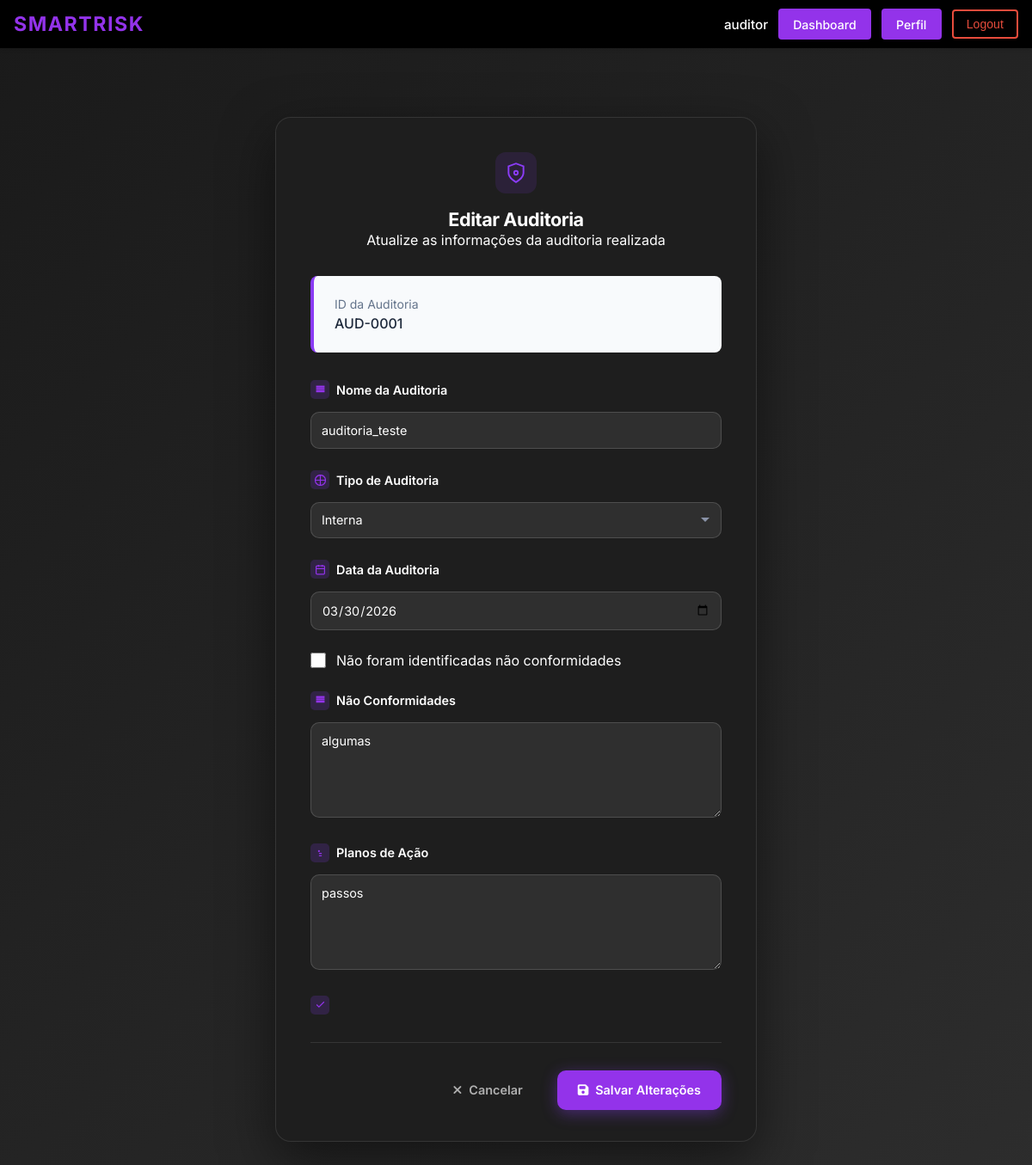
/editar_auditoria/1/ (signed in), run on the app's committed database.
### ismsapp/models.py (models this page shows, shortened)
class Auditoria(models.Model):
    class TipoAuditoria(models.TextChoices):
        INTERNA = "interna", "Interna"
        EXTERNA = "externa", "Externa"
    class StatusAuditoria(models.TextChoices):
        PENDENTE = "pendente", "Pendente"
        CONCLUIDA = "concluida", "Concluída"
    """Type of audit: internal or external."""
    tipo_auditoria = models.CharField(
        max_length=20,
        choices=TipoAuditoria.choices,
        help_text="Tipo de auditoria realizada: interna ou externa."
    )
    """Name or ID of the audit (e.g., 'AUD-2023-001')."""
    nome = models.CharField(
        max_length=255,
        help_text="Nome ou ID da auditoria (ex: 'AUD-2023-001')."
    )
    """Date when the audit was conducted."""
    data_auditoria = models.DateField(
        help_text="Data em que a auditoria foi realizada."
    )
    """Whether non-conformities were identified during the audit."""
    nao_conformidades_identificadas = models.BooleanField(
        default=False,
        help_text="Indica se foram identificadas não conformidades durante a auditoria."
    )
    """Description of non-conformities found (if any)."""
    nao_conformidades = models.TextField(
        blank=True,
        help_text="Descrição dos achados e não conformidades identificadas (se houver)."
    )
    """Remediation/action plan to address identified non-conformities."""
    plano_acao = models.TextField(
        blank=True,
        help_text="Planos de ação para remediação das não conformidades."
    )
    """Current status of the audit."""
    status = models.CharField(
        max_length=20,
        choices=StatusAuditoria.choices,
        default=StatusAuditoria.PENDENTE,
        help_text="Status atual da auditoria."
    )
    """User who registered this audit."""
    registrado_por = models.ForeignKey(
        User,
        on_delete=models.SET_NULL,
        null=True,
        blank=True,
        related_name="auditorias_registradas",
        help_text="Usuário que registrou esta auditoria."
    )
    """Timestamp when this audit was registered."""
    data_registro = models.DateTimeField(
        auto_now_add=True,
        help_text="Data e hora do registro da auditoria no sistema."
    )
    """Timestamp of the last update to this audit."""
    data_atualizacao = models.DateTimeField(
        auto_now=True,
        help_text="Data e hora da última atualização da auditoria."
    )
    class Meta:
        verbose_name = "Auditoria"
        verbose_name_plural = "Auditorias"
        ordering = ["-data_auditoria"]

### ismsapp/views.py (the view, shortened to what this page needs)
# urls.py: path("editar_auditoria/<int:auditoria_id>/", views.UpdateAuditoriaView.as_view(), name="editar_auditoria"),
class UpdateAuditoriaView(View):
    form_class = AuditoriaForm
    template_name = "ismsapp/editar_auditoria.html"
    def _check_permission(self, user):
        if not user.is_authenticated:
            return False
        user_profile = getattr(user, 'profile', None)
        if not user_profile:
            return False
        return user_profile.actor_type == UserProfile.Actor.AUDITOR
    @method_decorator(login_required(login_url="login"))
    def get(self, request, auditoria_id=None, *args, **kwargs):
        if not self._check_permission(request.user):
            return redirect('dashboard')
        from .models import Auditoria
        if not auditoria_id:
            return redirect('lista_auditorias')
        try:
            auditoria = Auditoria.objects.get(id=auditoria_id)
        except Auditoria.DoesNotExist:
            messages.error(request, "Auditoria não encontrada.")
            return redirect('lista_auditorias')
        form = self.form_class(instance=auditoria)
        contexto = {
            'form': form,
            'auditoria': auditoria,
            'auditoria_id': auditoria_id,
        }
        return render(request, self.template_name, contexto)

### ismsapp/templates/ismsapp/editar_auditoria.html (shortened to what this page needs)
{% extends "ismsapp/base.html" %}
{% load static %}
{% block extra_css %}
    <link href="{% static 'css/ismsapp/identificacao_riscos.css' %}" rel="stylesheet">
    <link href="{% static 'css/ismsapp/editar_auditoria.css' %}" rel="stylesheet">
    <link href="https://cdnjs.cloudflare.com/ajax/libs/font-awesome/6.4.0/css/all.min.css" rel="stylesheet">
{% endblock %}
{% block content %}
    <div class="page">
        <form method="post" action="" class="card">
            <div class="card-header">
                <div class="shield-wrap">
                    <svg width="26" height="26" viewBox="0 0 24 24" fill="none" stroke="#8b3cf7" stroke-width="1.8">
                        <path d="M12 22s8-4 8-10V5l-8-3-8 3v7c0 6 8 10 8 10z"/>
                        <circle cx="12" cy="12" r="2"/>
                    </svg>
                </div>
                <div>
                    <h1 class="card-title">Editar Auditoria</h1>
                    <p class="card-description">Atualize as informações da auditoria realizada</p>
                </div>
            </div>
            <div style="background: #f8fafc; padding: 1.5rem; border-radius: 8px; margin-bottom: 2rem; border-left: 4px solid #8b3cf7;">
                <div>
                    <p style="color: #64748b; font-size: 0.875rem; margin-bottom: 0.25rem;">ID da Auditoria</p>
                    <p style="color: #1e293b; font-weight: 500;">AUD-{{ auditoria.id|stringformat:"04d" }}</p>
                </div>
            </div>
            <div class="section">
                <div class="section-label">
                    <span class="s-icon s-purple">
                        <svg width="13" height="13" viewBox="0 0 24 24" fill="none" stroke="currentColor" stroke-width="2.2">
                            <path d="M4 4h16v2H4V4z"/>
                            <path d="M4 9h16v2H4V9z"/>
                            <path d="M4 14h16v2H4v-2z"/>
                        </svg>
                    </span>
                    {{ form.nome.label }}
                </div>
                {{ form.nome }}
            </div>
            <div class="section">
                <div class="section-label">
                    <span class="s-icon s-purple">
                        <svg width="13" height="13" viewBox="0 0 24 24" fill="none" stroke="currentColor" stroke-width="2.2">
                            <path d="M12 1v22M1 12h22"/>
                            <circle cx="12" cy="12" r="11"/>
                        </svg>
                    </span>
                    {{ form.tipo_auditoria.label }}
                </div>
                {{ form.tipo_auditoria }}
            </div>
            <div class="section">
                <div class="section-label">
                    <span class="s-icon s-purple">
                        <svg width="13" height="13" viewBox="0 0 24 24" fill="none" stroke="currentColor" stroke-width="2.2">
                            <rect x="3" y="4" width="18" height="18" rx="2" ry="2"/>
                            <line x1="16" y1="2" x2="16" y2="6"/>
                            <line x1="8" y1="2" x2="8" y2="6"/>
                            <line x1="3" y1="10" x2="21" y2="10"/>
                        </svg>
                    </span>
                    {{ form.data_auditoria.label }}
                </div>
                {{ form.data_auditoria }}
            </div>
            <div class="section">
                <div style="display: flex; align-items: center; gap: 0.75rem;">
                    {{ form.nao_conformidades_identificadas }}
                    <label for="{{ form.nao_conformidades_identificadas.id_for_label }}" style="margin: 0; cursor: pointer;">
                        {{ form.nao_conformidades_identificadas.label }}
                    </label>
                </div>
            </div>
            <div class="section">
                <div class="section-label">
                    <span class="s-icon s-purple">
                        <svg width="13" height="13" viewBox="0 0 24 24" fill="none" stroke="currentColor" stroke-width="2.2">
                            <path d="M4 4h16v2H4V4z"/>
                            <path d="M4 9h16v2H4V9z"/>
                            <path d="M4 14h16v2H4v-2z"/>
                        </svg>
                    </span>
                    {{ form.nao_conformidades.label }}
                </div>
                {{ form.nao_conformidades }}
            </div>
            <div class="section">
                <div class="section-label">
                    <span class="s-icon s-purple">
                        <svg width="13" height="13" viewBox="0 0 24 24" fill="none" stroke="currentColor" stroke-width="2.2">
                            <circle cx="9" cy="9" r="1"/>
                            <path d="M9 14h6"/>
                            <path d="M9 19h6"/>
                        </svg>
                    </span>
                    {{ form.plano_acao.label }}
                </div>
                {{ form.plano_acao }}
            </div>
            <div class="section">
                <div class="section-label">
                    <span class="s-icon s-purple">
                        <svg width="13" height="13" viewBox="0 0 24 24" fill="none" stroke="currentColor" stroke-width="2.2">
                            <polyline points="20 6 9 17 4 12"></polyline>
                        </svg>
                    </span>
                </div>
            </div>
            <div class="form-buttons">
                <a href="{% url 'lista_auditorias' %}" class="btn btn-cancel">
                    <i class="fas fa-times"></i> Cancelar
                </a>
                <button type="submit" class="btn btn-confirm">
                    <i class="fas fa-save"></i> Salvar Alterações
                </button>
            </div>
        </form>
    </div>
{% endblock %}

### ismsapp/templates/ismsapp/base.html (shortened to what this page needs)
{% load static %}
<!DOCTYPE html>
<html lang="en">
<head>
    <link rel="stylesheet" href="{% static 'css/ismsapp/header.css' %}">
    {% block extra_css %}{% endblock %}
</head>
<body class="{% block body_class %}{% endblock %}">
    <header class="isms-header" role="banner">
        <div class="header-container">
            <a href="{% url 'home' %}" class="header-logo" aria-label="SmartRisk home">
                <span class="logo-text">SmartRisk</span>
            </a>
            <nav id="site-navigation" class="header-nav" role="navigation" aria-label="Main Navigation">
                {% if user.is_authenticated %}
                    <div class="nav-user">
                        <span class="username">{{ user.username }}</span>
                        <a href="{% url 'dashboard' %}" class="nav-button dashboard-button {% if request.resolver_match.url_name == 'dashboard' %}active{% endif %}" aria-label="Dashboard">
                            Dashboard
                        </a>
                        <a href="{% url 'profile' %}" class="nav-button profile-button {% if request.resolver_match.url_name == 'profile' %}active{% endif %}" aria-label="Profile">
                            Perfil
                        </a>
                        <form action="{% url 'logout' %}" method="post" style="display:inline;">
                            <button type="submit" class="nav-button logout-button" aria-label="Logout">Logout</button>
                        </form>
                    </div>
                {% endif %}
            </nav>
        </div>
    </header>
    <main id="main-content" class="main-content">
        <div class="content-container">
            {% block content %}{% endblock %}
        </div>
    </main>
</body>
</html>

### ismsapp/static/css/ismsapp/header.css (style rules this page uses)
.isms-header { background-color: #000000; color: white; padding: 0.65rem 0; box-shadow: 0 2px 4px rgba(0, 0, 0, 0.1); position: sticky; top: 0; z-index: 100; }
.header-container { max-width: 1200px; margin: 0 auto; padding: 0 1rem; display: flex; justify-content: space-between; align-items: center; }
.header-logo { text-decoration: none; color: white; display: flex; align-items: center; gap: 0.5rem; }
.logo-text { font-size: 1.45rem; font-weight: 700; letter-spacing: 1.5px; color: #9333ea; text-transform: uppercase; transition: color 0.3s ease; }
.header-nav { display: flex; align-items: center; gap: 0.75rem; }
.nav-user, .nav-auth { display: flex; align-items: center; gap: 0.75rem; }
.username { font-size: 0.95rem; color: #ffffff; font-weight: 500; padding: 0; background-color: transparent; }
.nav-button { padding: 0.45rem 0.95rem; border-radius: 4px; text-decoration: none; font-size: 0.88rem; font-weight: 500; transition: all 0.3s ease; cursor: pointer; border: none; display: inline-block; }
.profile-button { background-color: #9333ea; color: white; border: 2px solid #9333ea; }
.dashboard-button { background-color: #9333ea; color: white; border: 2px solid #9333ea; }
.logout-button { background-color: transparent; color: #e74c3c; border: 2px solid #e74c3c; }
.main-content { max-width: 1200px; margin: 2rem auto; padding: 0 1.5rem; }

### ismsapp/static/css/ismsapp/editar_auditoria.css (style rules this page uses)
.form-buttons { display: flex; gap: 1rem; margin-top: 2rem; padding-top: 2rem; border-top: 1px solid rgba(255, 255, 255, 0.1); justify-content: flex-end; }
.btn { padding: 0.75rem 1.5rem; border-radius: 10px; border: none; font-size: 0.9rem; font-weight: 600; cursor: pointer; display: inline-flex; align-items: center; gap: 0.5rem; text-decoration: none; transition: all 0.2s; height: 46px; }
.btn-cancel { background: none; color: var(--text-secondary, #b0b0b0); }
.btn-confirm { background: var(--purple, #9333ea); color: white; box-shadow: 0 4px 18px rgba(139,60,247,.4); }

### data on the page
Auditoria: id "0001", nome "auditoria_teste", tipo_auditoria "Interna", data_auditoria "03/30/2026", nao_conformidades "algumas", plano_acao "passos"

### other printed values
{{ user.username }} "auditor"
